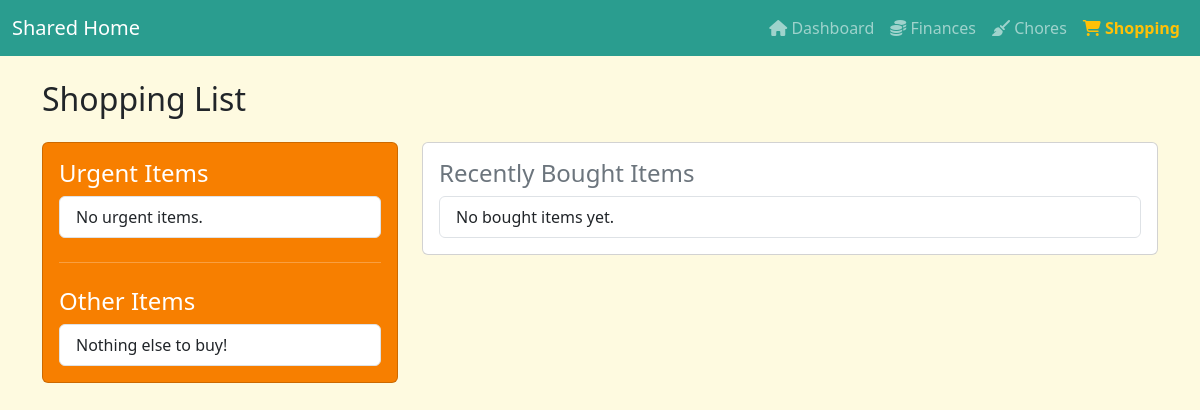
The page /shopping/ on the database as committed earlier.
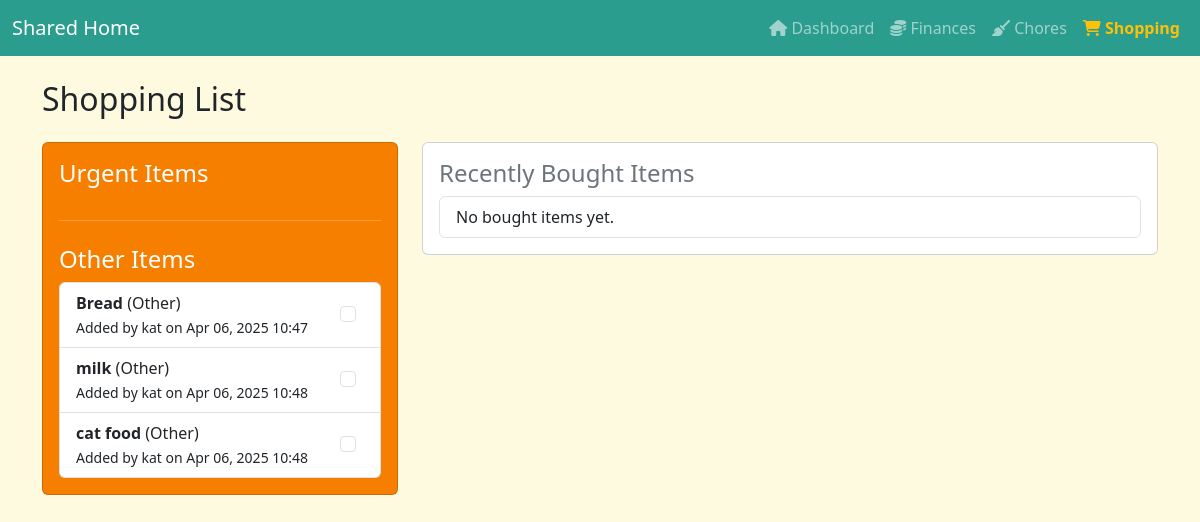
The same page on the database as committed later.
### shopping/models.py (models this page shows, shortened)
class ShoppingItem(models.Model):
    CATEGORY_CHOICES = [
        ('food', 'Food'),
        ('pharmacy', 'Pharmacy'),
        ('clothes', 'Clothes'),
        ('hardware', 'Hardware'),
        ('other', 'Other'),
    ]
    title = models.CharField(max_length=255)
    category = models.CharField(max_length=20, choices=CATEGORY_CHOICES, default='other')
    is_urgent = models.BooleanField(default=False)
    is_bought = models.BooleanField(default=False)
    added_by = models.ForeignKey(settings.AUTH_USER_MODEL, on_delete=models.CASCADE)
    household = models.ForeignKey(Household, on_delete=models.CASCADE)
    added_at = models.DateTimeField(auto_now_add=True)

### accounts/models.py (models this page shows)
class CustomUser(AbstractUser):
    is_house_admin = models.BooleanField(default=False)
    name = models.CharField(max_length=30, blank=True)

### shopping/views.py (the view)
# urls.py: path("", views.shopping_list, name='shopping_list'),
def shopping_list(request):
    items = ShoppingItem.objects.all()
    return render(request, 'shopping_list.html', {'items': items})

### shopping/templates/shopping_list.html (shortened to what this page needs)
{% extends "base.html" %}
{% block content %}
<h2 class="mb-4">Shopping List</h2>
<div class="row">
  <div class="col-md-4">
    <div class="card" style="background-color: #f77f00; color: white; max-height: 80vh; overflow-y: auto;">
      <div class="card-body">
        <h4 class="text-white">Urgent Items</h4>
        <ul class="list-group mb-4">
          {% for item in items %}
            {% if item.is_urgent and not item.is_bought %}
            <li class="list-group-item d-flex justify-content-between align-items-center">
              <div>
                <strong>{{ item.title }}</strong> ({{ item.get_category_display }})<br>
                <small>Added by {{ item.added_by.username }} on {{ item.added_at|date:"M d, Y H:i" }}</small>
              </div>
              <form method="post" action="/shopping/toggle/{{ item.id }}/">
                {% csrf_token %}
                <div class="form-check">
                  <input class="form-check-input" type="checkbox" name="is_bought" onchange="this.form.submit()" {% if item.is_bought %}checked{% endif %}>
                </div>
              </form>
            </li>
            {% endif %}
          {% empty %}
            <li class="list-group-item">No urgent items.</li>
          {% endfor %}
        </ul>
        <hr class="my-4 bg-white">
        <h4 class="text-white">Other Items</h4>
        <ul class="list-group">
          {% for item in items %}
            {% if not item.is_urgent and not item.is_bought %}
            <li class="list-group-item d-flex justify-content-between align-items-center">
              <div>
                <strong>{{ item.title }}</strong> ({{ item.get_category_display }})<br>
                <small>Added by {{ item.added_by.username }} on {{ item.added_at|date:"M d, Y H:i" }}</small>
              </div>
              <form method="post" action="/shopping/toggle/{{ item.id }}/">
                <div class="form-check">
                  <input class="form-check-input" type="checkbox" name="is_bought" onchange="this.form.submit()" {% if item.is_bought %}checked{% endif %}>
                </div>
              </form>
            </li>
            {% endif %}
          {% empty %}
            <li class="list-group-item">Nothing else to buy!</li>
          {% endfor %}
        </ul>
      </div>
    </div>
  </div>
  <div class="col-md-8">
    <div class="card" style="max-height: 80vh; overflow-y: auto;">
      <div class="card-body">
        <h4 class="text-secondary">Recently Bought Items</h4>
        <ul class="list-group">
          {% for item in shopping_list %}
            {% if item.is_bought %}
            <li class="list-group-item">
              <strong>{{ item.title }}</strong> ({{ item.get_category_display }}) - bought by {{ item.added_by.username }} on {{ item.added_at|date:"M d, Y H:i" }}
            </li>
            {% endif %}
          {% empty %}
            <li class="list-group-item">No bought items yet.</li>
          {% endfor %}
        </ul>
      </div>
    </div>
  </div>
</div>
{% endblock %}

### dashboard/templates/base.html (shortened to what this page needs)
{% load static %}
<!DOCTYPE html>
<html lang="en">
<head>
  <link href="https://cdn.jsdelivr.net/npm/bootstrap@5.3.0/dist/css/bootstrap.min.css" rel="stylesheet">
  <link rel="stylesheet" href="https://cdnjs.cloudflare.com/ajax/libs/font-awesome/6.5.0/css/all.min.css">
  <link rel="stylesheet" href="{% static 'css/base.css' %}?v=2">
</head>
<body>
  <nav class="navbar navbar-expand-lg navbar-dark" style="background-color: #2a9d8f;">
    <div class="container-fluid">
      <a class="navbar-brand" href="/">Shared Home</a>
      <div class="collapse navbar-collapse" id="navbarNav">
        <ul class="navbar-nav ms-auto">
          <li class="nav-item">
            <a class="nav-link {% if request.path == '/dashboard/' %}active{% endif %}" href="/dashboard/">
              <i class="fa-solid fa-house"></i> Dashboard
            </a>
          </li>
          <li class="nav-item">
            <a class="nav-link {% if request.path == '/finances/' %}active{% endif %}" href="/finances/">
              <i class="fa-solid fa-coins"></i> Finances
            </a>
          </li>
          <li class="nav-item">
            <a class="nav-link {% if request.path == '/chores/' %}active{% endif %}" href="/chores/">
              <i class="fa-solid fa-broom"></i> Chores
            </a>
          </li>
          <li class="nav-item">
            <a class="nav-link {% if request.path == '/shopping/' %}active{% endif %}" href="/shopping/">
              <i class="fa-solid fa-cart-shopping"></i> Shopping
            </a>
          </li>
        </ul>
      </div>
    </div>
  </nav>
  <div class="container py-4">
    {% block content %}{% endblock %}
  </div>
</body>
</html>

### static/css/base.css (style rules this page uses)
body { background: url("../img/house.png") no-repeat center center fixed; background-size: 100% 700px; background-color: #fefae0; }

### dashboard/templates/base.html (style rules this page uses)
.nav-link.active { font-weight: bold; color: #ffc107 !important; }

Rows that differ between the two databases and show on the page:
added ShoppingItem: title "Bread", category "Other", added_by.username "kat", added_at "Apr 06, 2025 10:47"
added ShoppingItem: title "milk", category "Other", added_by.username "kat", added_at "Apr 06, 2025 10:48"
added ShoppingItem: title "cat food", category "Other", added_by.username "kat", added_at "Apr 06, 2025 10:48"
Other text that changed with them:
text no longer shown: "No urgent items. Nothing else to buy!"
